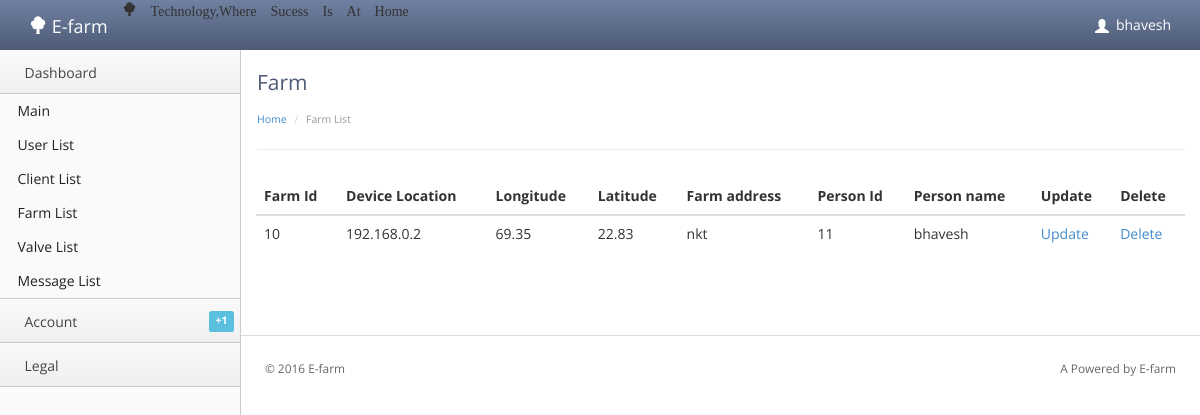
Screenshot of /admin/farm.php (signed in) with the database file from the repository.
### tables this page shows
CREATE TABLE IF NOT EXISTS `person` (
`pid` int(15) NOT NULL,
  `email` varchar(30) NOT NULL,
  `password` varchar(15) NOT NULL,
  `pname` varchar(20) NOT NULL,
  `paddress` varchar(35) NOT NULL,
  `contact` text NOT NULL,
  `fid` int(15) NOT NULL
);

CREATE TABLE IF NOT EXISTS `farm` (
`fid` int(10) NOT NULL,
  `device_loc` text NOT NULL,
  `longi` float NOT NULL,
  `lati` float NOT NULL,
  `valves` int(3) NOT NULL,
  `address` varchar(50) NOT NULL
);

### admin/farm.php (the view, shortened to what this page needs)
<!doctype html>
<html lang="en"><head>
    <link rel="stylesheet" type="text/css" href="lib/bootstrap/css/bootstrap.css">
    <link rel="stylesheet" href="lib/font-awesome/css/font-awesome.cssn">
    <link rel="stylesheet" type="text/css" href="stylesheets/theme.css">
    <link rel="stylesheet" type="text/css" href="stylesheets/premium.css">
</head>
<body class=" theme-blue">
<?php include "head.php";?>
    <div class="content">
        <div class="header">
            <h1 class="page-title">Farm</h1>
                    <ul class="breadcrumb">
            <li><a href="index.php">Home</a> </li>
            <li class="active">Farm List</li>
        </ul>
        </div>
        <div class="main-content">
        <table class="table">
  <thead>
    <tr>
      <th>Farm Id</th>
      <th>Device Location</th>
      <th>Longitude</th>
	  <th>Latitude</th>
	  <th>Farm address</th>
	  <th>Person Id</th>
	 <th>Person name</th>
	  <th>Update</th>
	  <th>Delete</th>
    </tr>
  </thead>
  <tbody>
  <?php
		include 'connect.php';
		$sql = "SELECT f.fid,f.device_loc,f.longi,f.lati,f.address,p.pid,p.pname FROM farm f,person p WHERE f.fid=p.fid";
		$result = mysqli_query($con,$sql);
		while($row = mysqli_fetch_assoc($result))
		{
			$fid = $row['fid'];
			$device_loc = $row['device_loc'];
			$longi= $row['longi'];
			$lati = $row['lati'];
			$address= $row['address'];
			$pid = $row['pid'];
			$pname=$row['pname'];
			echo "<tr>      <td>$fid</td>      <td>$device_loc</td>      <td>$longi</td>      <td>$lati</td>      <td>$address</td>      <td>$pid</td>      <td>$pname</td>    <td>
			<a href=\"update_farm.php?fid=$fid\"><i class=\"fa fa-pencil\"></i>Update</a>
			</td> <td><a href=\"farm_delete.php?fid=$fid\" role=\"button\" data-toggle=\"modal\">
			<i class=\"fa fa-trash-o\"></i>Delete</a> </td> </td></tr>";
		}
		?>
  </tbody>
</table>
<footer>
                <hr>
				<p class="pull-right">A Powered by E-farm</a></p>
                <p>© 2016 E-farm</a></p>
            </footer>
        </div>
    </div>
 </body></html>

### admin/stylesheets/theme.css (style rules this page uses)
body { background: #fafafa; background-position: initial initial; background-repeat: initial initial; margin: 0px; padding: 0px; }
body, h1, h2, h3, h4, h5, h6, p, a, .h1, .h2, .h3, .h4, .h5, .h6 { font-family: 'Open Sans', helvetica, arial, sans-serif; }
h1 { color: #4d5b76; font-size: 3em; }
hr { border-top: 1px solid #ddd; border-bottom: 1px solid #fff; }
.content { position: relative; min-height: 800px; background: #fff; margin-left: 240px; border-left: 1px solid #cccccc; padding: 15px 15px 0px 15px; }
.header { background: #fff; border-bottom: 1px solid #cccccc; border-bottom: 1px solid #eee; border-left: 1px solid #ffffff; padding: .5em 0em 1em 0em; margin: 0px 0em 2em 0em; }
.header h1 { margin: 0em 0em .5em 0em; padding: 0em; line-height: 1em; font-size: 1.5em; font-weight: normal; }
.breadcrumb { -webkit-box-shadow: none; -moz-box-shadow: none; box-shadow: none; -webkit-border-radius: 0px; -moz-border-radius: 0px; border-radius: 0px; -moz-background-clip: padding; -webkit-background-clip: padding-box; background-clip: padding-box; background: #fff; margin-bottom: .5em; margin-bottom: 0em; padding-left: 0em; padding-right: 0em; font-size: .75em; }
footer { padding: 1em; margin-top: 4em; color: #666; font-size: .85em; line-height: 1.3em; margin: 4em -3px 0em -3px; }
footer hr { margin: 2em -2em; }

### rows the page displays
person: fid.fid "10", fid.device_loc "192.168.0.2", fid.longi "69.35", fid.lati "22.83", fid.address "nkt", pid "11", pname "bhavesh"

### other values shown
$_SESSION['user_name'] "bhavesh"
